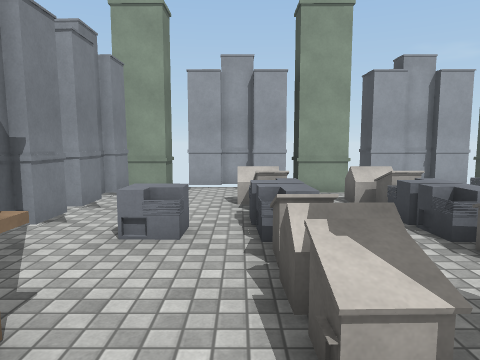
[1] (above)

24 first-person views from a walk through a scene from a Unity 3-D project. The camera is 1.5 m above the floor, tilts 6° down and sees 70° across. The floor is counted in squares, 1 m on a side. Each view is taken from the middle of a square. On the plan, view 1 faces up. The plan holds only what a view shows up to about 16 squares ahead; the rest is blank. Surface patterns are stand-ins for the level's own textures.

[2]
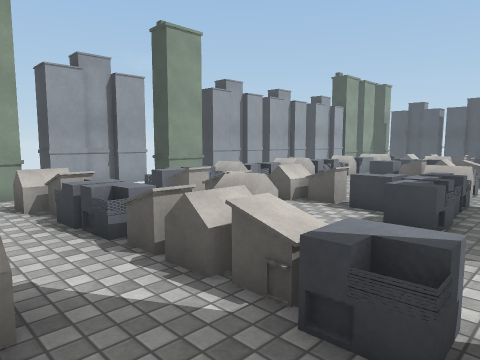

[3]
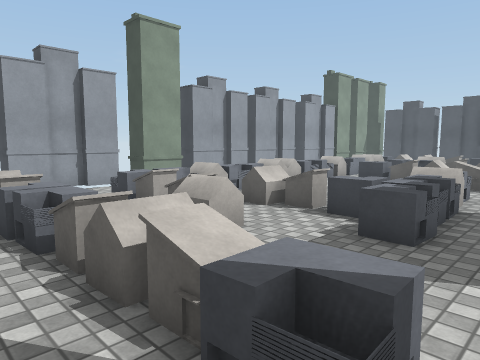

[4]
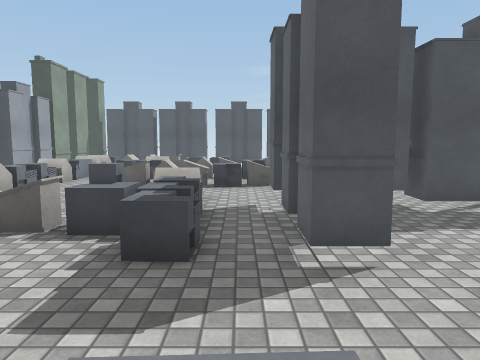

[5]
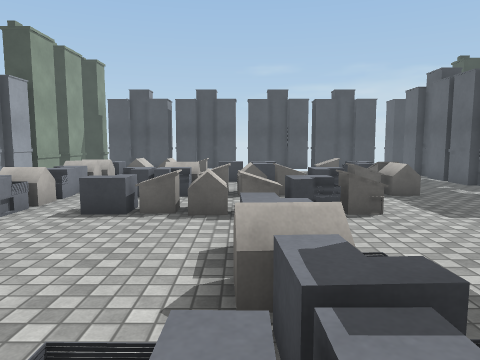

[6]
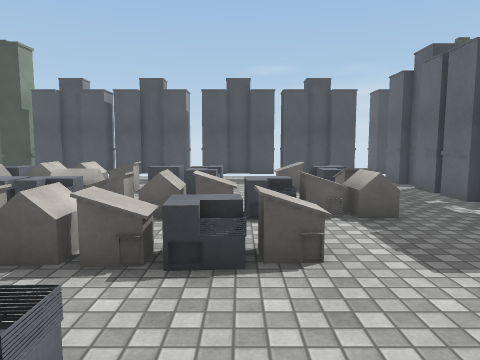

[7]
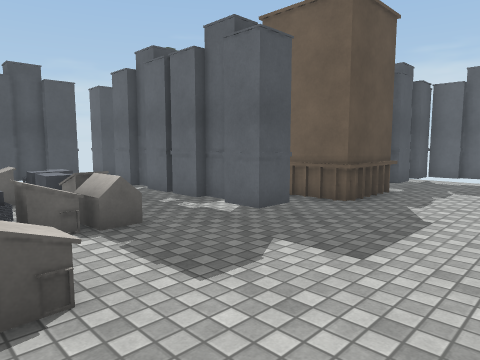

[8]
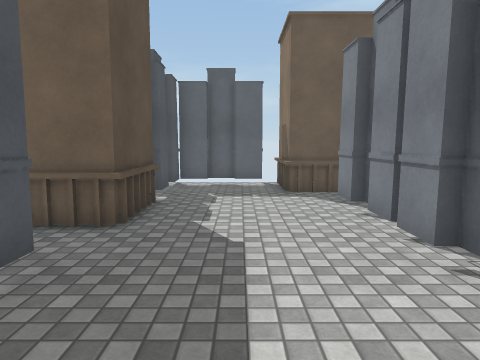

[9]
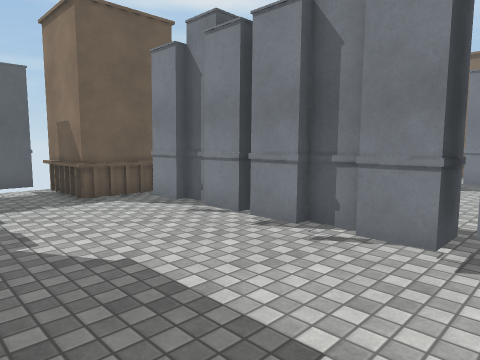

[10]
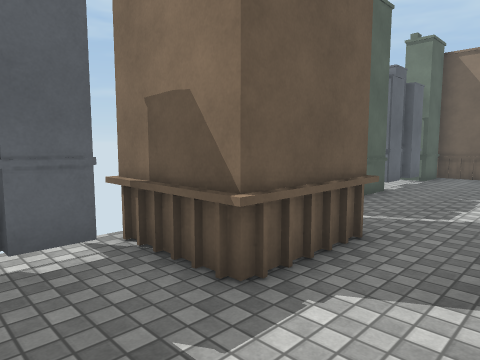

[11]
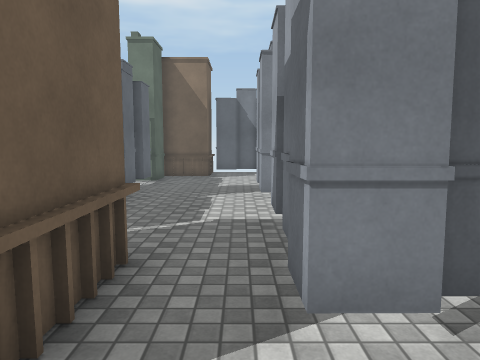

[12]
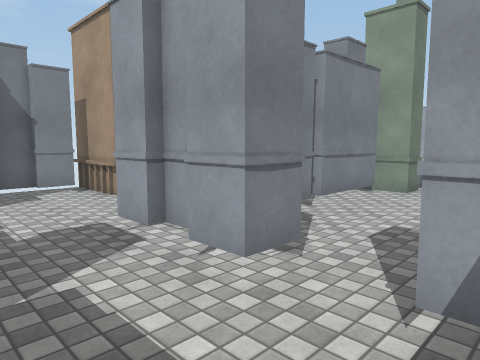

[13]
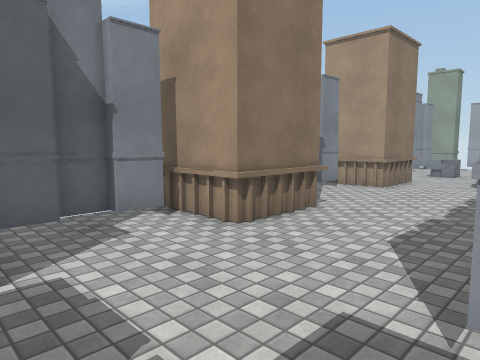

[14]
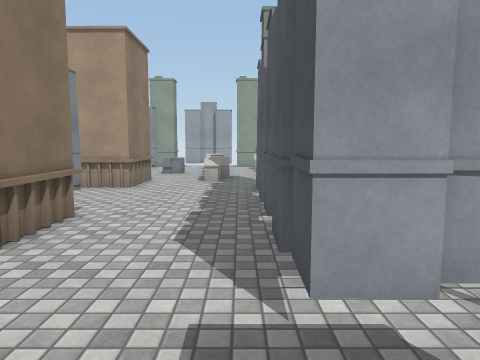

[15]
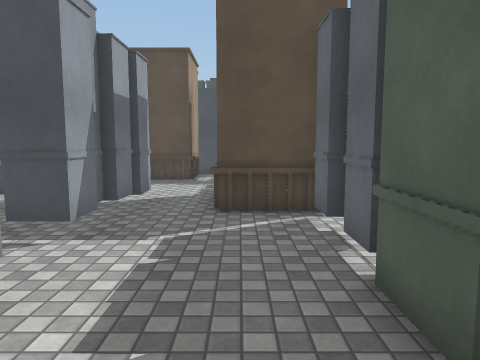

[16]
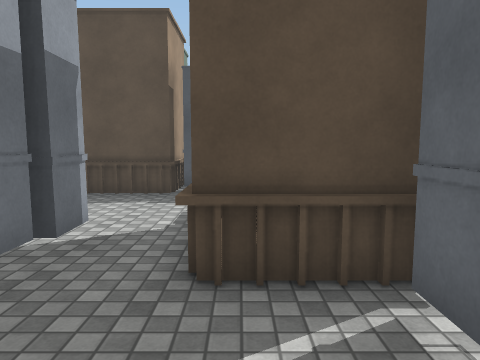

[17]
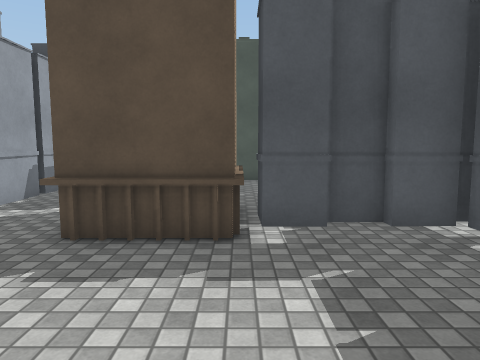

[18]
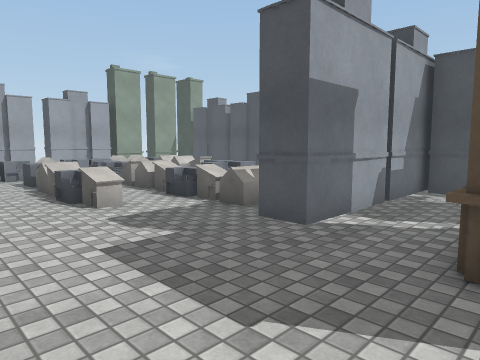

[19]
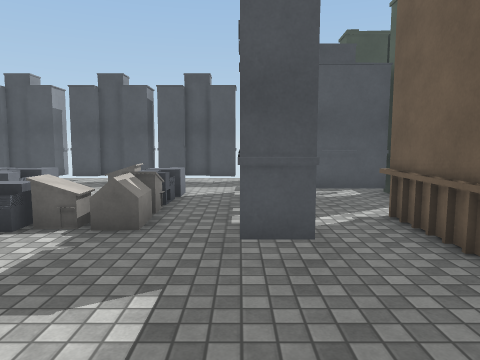

[20]
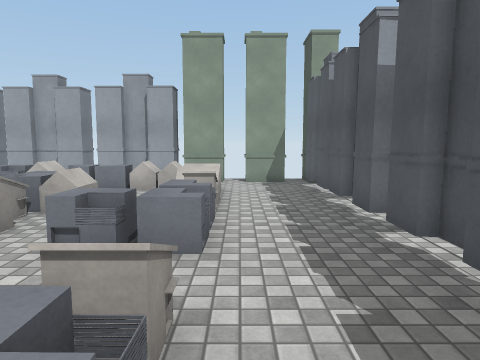

[21]
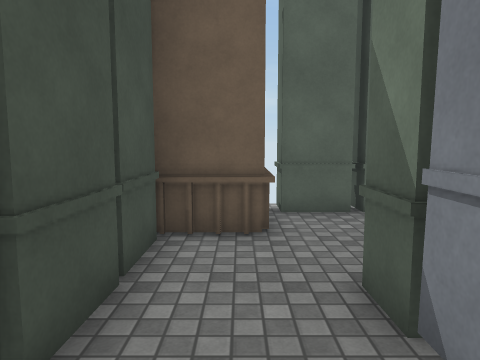

[22]
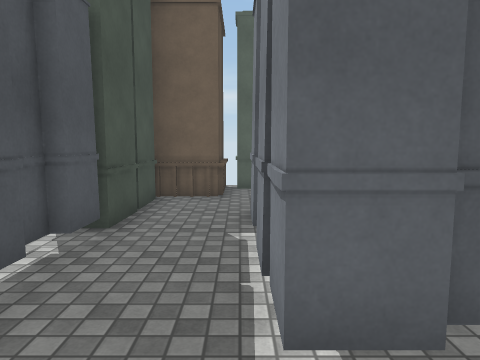

[23]
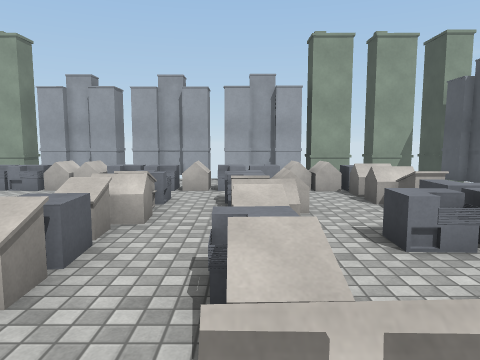

[24]
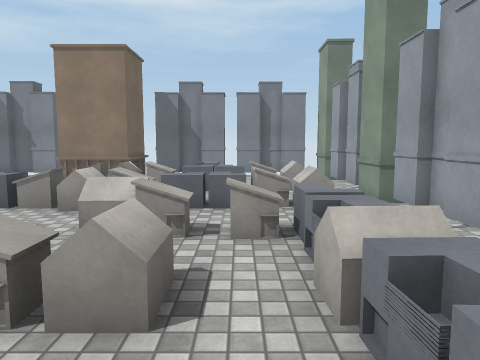

### Floor plan
Key: @ floor where view 1 was taken; # wall or solid block; x gap in a wall; . main floor; : floor 0.75 m higher than the main floor; B building; O other object.
Columns run from 4 left of view 1 to 27 right of it. Each row starts with its distance up from view 1.
 12 OO##  OOOOO OO  ##   OOOOOOO  O
 11 OOO##OOOO###OO###OO#####OOOOOOO
 10  # ..  .             .    ....OO
  9 ## .OO OO           OOOOOO....#
  8 OO .OO.OO.OOOOOO:OOOOOOOOOO...O
  7 ##...O.OO.OO..........  .OO..O#
  6 ##OOOO..O.OOOO......O.O ..O...#
  5 #OOOOO.OO.O..O.....OO.O ..O...O
  4 ##...O.OO.O..O.....OO.OO..O...#
  3 BBB..O.OO....OOOO..OO.OO..O...#
  2   B..O..O..OOOOOO..OO.OOOOO...#
  1   B.....O..........O..OO......O
  0 BBB.@..OO..##O##O..O..O...O..O#
 -1  #.....OO..#   O......OO.OO...#
 -2  #.....O.. .... ......OOOOO...O
 -3  #.....#..  ...#..............#
 -4 O#.....#.......#.....#O#OOO#..#
 -5   BB...#...   .O.....#######..#
 -6   BB...O...   .#..........##..O
 -7   BB...#.... ..#....BBBB..O...#
 -8 BBB....#....OOOO....B   ..##.OO
 -9  #.....O##..##O#....B    OOO.OO
-10  O..................BBBB.....OO
-11  #B...........BBB...##    ...B
-12   B...........BBBB...#    ..BB
-13   B...........B BB..#O   ...B
-14    OO#O#OOO##xB B###OO  OOOBB
-15      OOO             OOO

Positions as (right, up) in squares from view 1, and headings:
1: (0, 0), facing up
2: (1, 0), facing up-right
3: (2, 0), facing up-right
4: (3, 1), facing right
5: (8, 3), facing right
6: (11, 1), facing right
7: (12, 1), facing down-right
8: (14, -1), facing down
9: (16, -2), facing down-left
10: (15, -9), facing down-left
11: (14, -10), facing left
12: (8, -12), facing up-left
13: (3, -12), facing up-left
14: (2, -12), facing up
15: (2, -12), facing right
16: (6, -12), facing right
17: (11, -10), facing right
18: (12, -8), facing up-right
19: (12, -4), facing right
20: (23, -3), facing up
21: (24, -6), facing down
22: (23, -2), facing down
23: (18, -3), facing up
24: (12, 7), facing left
